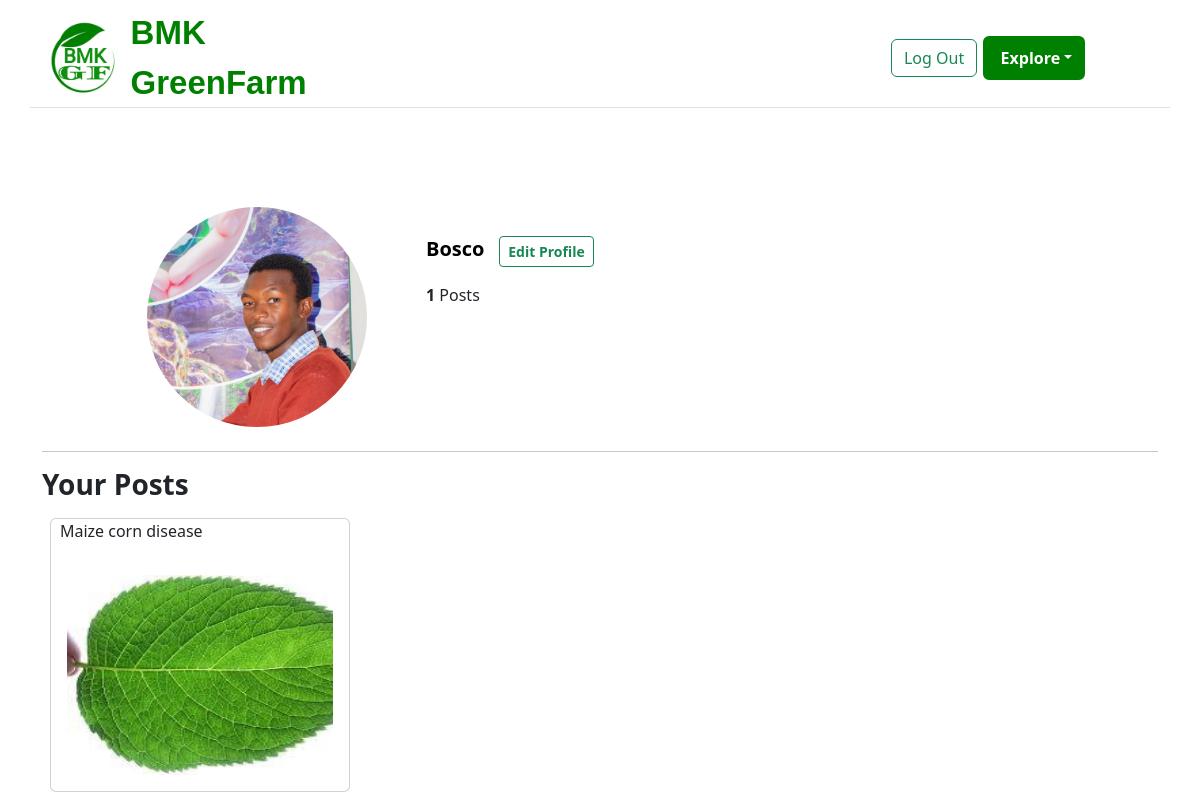
The app's page /farmers/profile/MUSA/ (signed in) with its own data.
### farmers/models.py (models this page shows, shortened)
class Profile(models.Model):
    user = models.OneToOneField(User, on_delete=models.CASCADE, related_name='profile')
    profile_photo = models.ImageField(upload_to='profile_pics/', default='DEFAULT VALUE')
    bio = models.TextField(max_length=300, default="My Bio", blank=True)
    name = models.CharField(blank=True, max_length=120)

class Image(models.Model):
    image = models.ImageField(upload_to='images/',default='DEFAULT VALUE')
    name = models.CharField(max_length=250, blank=True)
    caption = models.CharField(max_length=250, blank=True)
    profile = models.ForeignKey(Profile, on_delete=models.CASCADE,  null=True, related_name='posts')
    date_created = models.DateTimeField(auto_now_add=True, null=True)
    user = models.ForeignKey(User, on_delete=models.CASCADE, null=True, related_name='posts')
    likes = models.IntegerField(default=0)
    class Meta:
       ordering = ['-date_created']

### farmers/views.py (the view)
# urls.py: path('profile/<username>/', views.profile, name='profile'),
@login_required(login_url='/authentication/login')
def profile(request, username):
    current_user = request.user
    username = current_user.username
    profile = Profile.objects.get(user=request.user)
    images = Image.objects.all().filter(profile_id=current_user.id)
    images = request.user.posts.all()
    if request.method == 'POST':
        if prof_form.is_valid():
            prof_form.save()
            return HttpResponseRedirect(request.path_info)
    else:
        prof_form = UpdateUserProfileForm(instance=request.user.profile)
    params = {
        'form': prof_form,
        'images': images,
        'profile': profile,
    }
    return render (request, 'farmers/profile.html', params)

### farmers/forms.py
class UpdateUserProfileForm(forms.ModelForm):
    class Meta:
        model = Profile
        fields = ('profile_photo',)

### templates/farmers/profile.html (shortened to what this page needs)
{% extends 'base_farmers.html' %}
{% load bootstrap5 %}
{% block content %}
<div class="container" style="margin-top:8%">
    <div class="content-section">
        <div class="media">
            <div class="container">
                <div class="row">
                    <div class="col-md-1"></div>
                    <div class="col-md-3">
                        <img class="rounded-circle account-img" src="{{user.profile.profile_photo.url}}" width="220" height="220">
                    </div>
                    <div class="col-md-6 mt-3">
                        <div class="media-body">
                            <div class="account-heading">
                                <span class="ml-5  username">{{ user.username }}</span>
                                 <a class="btn btn-sm btn-outline-success mr-3" data-bs-toggle="modal" data-bs-target=".bd-example-modal-md"><strong>Edit Profile</strong></a>
                                <a class="mt-4" data-bs-toggle="modal" data-bs-target="#ModalCenter"></a>
                            </div>
                            <div class="post-details mt-3 mb-3 post">
                                <span class="mr-5"><strong>{{images.count}}</strong> Posts</span>
                            </div>
                        </div>
                    </div>
                </div>
            </div>
        </div>
        <hr class="mt-4">
        <h3 class="fw-bold">Your Posts</h3>
        <div id="profile-section" class="card-columns">
            {% for image in images %}
                <div style="width: 300px;" class="m-2 card">
                    <p id="profile-caption" class="ml-2"><strong></strong> {{image.caption}}</p>
                    <div class="card-body ">
                        <img src="{{image.image.url}}" alt="{{image.caption}}" class="card-img" width="300px" height="200px">
                    </div>
                </div>
            {% endfor %}
               </div>
           </div>
        </div>
{% endblock %}

### reforestation/static/css/farmers.css (style rules this page uses)
a { text-decoration: none; }
#profile-section { display: flex; }
#profile-caption { margin-left: 3%; }
.username { font-weight: bold; margin-right: 2%; font-size: 20px; color: black; }
.account-img { margin-top: -2%; }

### records on screen
Image: caption "Maize corn disease", image (picture)

### other values on screen
{{ user.username }} "Bosco"
{{ images.count }} "1"
